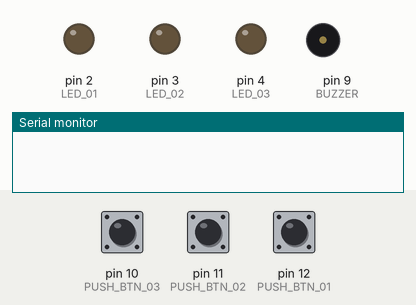
This sketch was run on a simulated Arduino Uno, built with avr-gcc and run on an emulated ATmega328P. On the bench: output pins drawn as LEDs (lit = HIGH), buzzer (waves = sounding), the last lines printed to the serial monitor. The test bench sets the inputs (shaded band); at power-on: pin 10 (PUSH_BTN_03) LOW, pin 11 (PUSH_BTN_02) LOW, pin 12 (PUSH_BTN_01) LOW. Random numbers use the default seed unless the sketch sets one; pins used as bus, display or sensor lines are not drawn.

Above: at 1.2 s.
1.3 s: pin 10 (PUSH_BTN_03) pulled HIGH for 0.15 s
At 1.55 s:
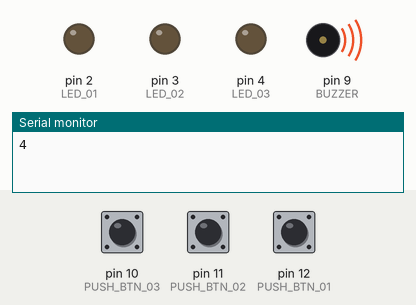
At 2.45 s:
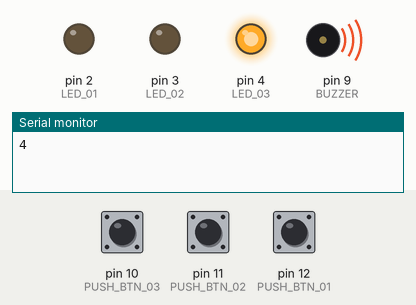
4.3 s: pin 11 (PUSH_BTN_02) pulled HIGH for 0.15 s
At 5.8 s:
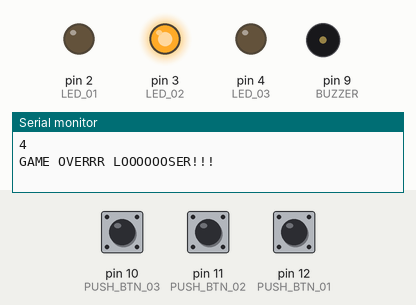
7.4 s: pin 12 (PUSH_BTN_01) pulled HIGH for 3.2 s
13.4 s: pin 10 (PUSH_BTN_03) pulled HIGH for 3.2 s
18.1 s: pin 10 (PUSH_BTN_03) pulled HIGH for 1 s
At 20.0 s:
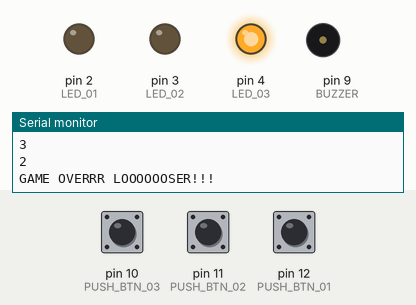
22.1 s: pin 11 (PUSH_BTN_02) pulled HIGH for 3.2 s
Timing chart, 0 to 28.4 s (numbered marks = the images above; inputs shaded):
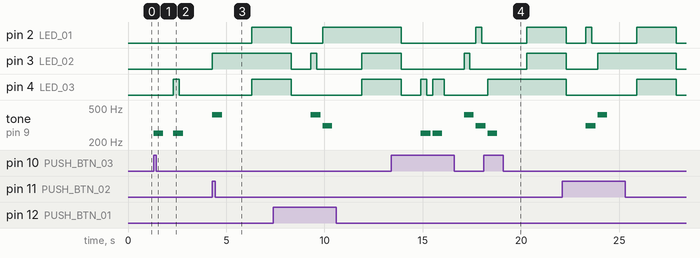

The sketch:

simon_game.ino
```cpp
// LEDS
const int LED_01 = 2;
const int LED_02 = 3;
const int LED_03 = 4;

// PUSH BUTTONS
const int PUSH_BTN_01 = 12;
const int PUSH_BTN_02 = 11;
const int PUSH_BTN_03 = 10;

// BUZZER SOUND
const int TONE_GREEN = 415;
const int TONE_RED = 310;
// tenho que comprar um led azul pra deixar o jogo mais interessante
const int TONE_BLUE = 209;
const int TONE_YELLOW = 252;

// LOGIC VARS
const int BUZZER = 9;
bool isGameOver = true;
bool isGuessing = false;
bool isMountingSequence = true;
int ledPos = 0;
int guessPos = 0;
int simonLeds[10];
void buttonLedMap();
void initialConfig();
void pushSimonLed();
void blinkLedSequence();
void handleGameWon();
void handleGameOver();
void clearSimonSequence();
void generateRandomSequence();
void guessSequence(int value);
void buzzerToneSound(int value);

void setup() {
  // put your setup code here, to run once:
  Serial.begin(9600);
  initialConfig();
}

void loop() {
  // put your main code here, to run repeatedly:
  buttonLedMap();
  if(!isGuessing && !isGameOver) {
    // pushSimonLed();
    generateRandomSequence();
  }
}

void buttonLedMap() {
  int button1 = digitalRead(PUSH_BTN_01);
  int button2 = digitalRead(PUSH_BTN_02);
  int button3 = digitalRead(PUSH_BTN_03);
  bool anyButtonHasPressed = (button1 == HIGH || button2 == HIGH || button3 == HIGH);
  if(isGuessing && !isMountingSequence) {
    digitalWrite(LED_01, button1);
    digitalWrite(LED_02, button2);
    digitalWrite(LED_03, button3);
  }

  int sequenceValue = button1 == HIGH ? 2
    : button2 == HIGH ? 3
    : button3 == HIGH ? 4
    : 0;

  if(anyButtonHasPressed) {
    buzzerToneSound(sequenceValue);
  }
  if(isGuessing && !isGameOver && !isMountingSequence && anyButtonHasPressed) {
    guessSequence(sequenceValue);
  }
  if(isGameOver && anyButtonHasPressed){
    isGameOver = false;
  }
}

void pushSimonLed() {
  isMountingSequence = true;
  int arrLength = sizeof(simonLeds)/sizeof(simonLeds[0]);
  if(ledPos >= arrLength) {
    handleGameWon();
    isGameOver = true;
    isGuessing = false;
    return;
  }
  int randomNumber = random(2, 5);
  simonLeds[ledPos] = randomNumber;
  ledPos += 1;
  blinkLedSequence();
}

void blinkLedSequence() {
  digitalWrite(LED_01, LOW);
  digitalWrite(LED_02, LOW);
  digitalWrite(LED_03, LOW);
  delay(1000);
  int arrLength = sizeof(simonLeds)/sizeof(simonLeds[0]);
  for(int i = 0; i < arrLength;i++) {
    if(simonLeds[i] == 0) {
      break;
    }
    buzzerToneSound(simonLeds[i]);
    digitalWrite(simonLeds[i], HIGH);
    delay(300);
    digitalWrite(simonLeds[i], LOW);
    delay(300);
  }
  isGuessing = true;
  isMountingSequence = false;
}

void generateRandomSequence() {
  isMountingSequence = true;
  int arrLength = sizeof(simonLeds)/sizeof(simonLeds[0]);
  if(ledPos >= arrLength) {
    handleGameWon();
    isGameOver = true;
    isGuessing = false;
    return;
  }
  for(int i = 0; i <= ledPos; i++) {
    int randomNumber = random(2, 5);
    Serial.println(randomNumber);
    simonLeds[i] = randomNumber;
  }
  ledPos += 1;
  blinkLedSequence();
}

void initialConfig() {
  randomSeed(analogRead(0));
  pinMode(PUSH_BTN_01, INPUT);
  pinMode(PUSH_BTN_02, INPUT);
  pinMode(PUSH_BTN_03, INPUT);
  pinMode(LED_01, OUTPUT);
  pinMode(LED_02, OUTPUT);
  pinMode(LED_03, OUTPUT);
  pinMode(BUZZER, OUTPUT);
}

void guessSequence(int value){
  if(simonLeds[guessPos] != value) {
    handleGameOver();
    return;
  }

  if(guessPos < ledPos) {
    guessPos += 1;
  }
  if(guessPos == ledPos) {
    guessPos = 0;
    isGuessing = false;
    delay(100);
  }
  delay(500);
}

void buzzerToneSound(int value) {
  if(value == 2) tone(BUZZER, TONE_RED, 500);
  if(value == 3) tone(BUZZER, TONE_GREEN, 500);
  if(value == 4) tone(BUZZER, TONE_YELLOW, 500);
}

void handleGameOver() {
  clearSimonSequence();
  Serial.println("GAME OVERRR LOOOOOOSER!!!");
  digitalWrite(BUZZER, HIGH);
  delay(2000);
  digitalWrite(BUZZER, LOW);
  digitalWrite(LED_01, HIGH);
  digitalWrite(LED_02, HIGH);
  digitalWrite(LED_03, HIGH);
  delay(2000);
  digitalWrite(LED_01, LOW);
  digitalWrite(LED_02, LOW);
  digitalWrite(LED_03, LOW);
}

void handleGameWon(){
  clearSimonSequence();
  Serial.println("YOU WON THE GAME, BUT NOBODY CARES ABOUT IT!!!!");
  for(int i = 0; i < 10; i++) {
    digitalWrite(LED_01, HIGH);
    digitalWrite(LED_02, HIGH);
    digitalWrite(LED_03, HIGH);
    delay(300);
    digitalWrite(LED_01, LOW);
    digitalWrite(LED_02, LOW);
    digitalWrite(LED_03, LOW);
    delay(300);
  }
}

void clearSimonSequence(){
  isGuessing = false;
  guessPos = 0;
  ledPos = 0;
  int arrLength = sizeof(simonLeds)/sizeof(simonLeds[0]);
  for(int i = 0; i < arrLength;i++) {
    simonLeds[i] = 0;
  }
  isGameOver = true;
}
```

Measured:
- after the input at 1.3 s, pin 4 (LED_03): LOW → HIGH after 1.0 s, → LOW 0.30 s later; tone on pin 9 (BUZZER): alternates 252 Hz for 0.50 s and silent for 0.50 s, 4 changes in all, then stays silent, starting at once
- after the input at 4.3 s, pin 2 (LED_01), pin 4 (LED_03): LOW → HIGH after 2.0 s; pin 3 (LED_02): LOW → HIGH at once; tone on pin 9 (BUZZER): silent → 415 Hz at once, → silent 0.50 s later
- after the input at 18.1 s, pin 2 (LED_01), pin 3 (LED_02): LOW → HIGH after 2.2 s; pin 4 (LED_03): LOW → HIGH after 0.20 s
